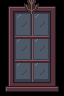

This game map was drawn from its Tiled (.tmx) file and the tilesets committed beside it. A one-line description and the full map source follow:
An orthogonal 2x3 tile map with 32x32 px tiles, 1 tile layer (Assembly), 3 tilesets.

<map version="1.10" orientation="orthogonal" renderorder="right-down" width="2" height="3" tilewidth="32" tileheight="32" infinite="0" nextlayerid="2" nextobjectid="1">
  <tileset firstgid="1" source="../floors.tsx" />
  <tileset firstgid="321" source="../walls.tsx" />
  <tileset firstgid="961" source="../architecture.tsx" />
  <layer id="1" name="Assembly" width="2" height="3">
    <data encoding="csv">
1409,1410,
1425,1426,
1441,1442
</data>
  </layer>
</map>
